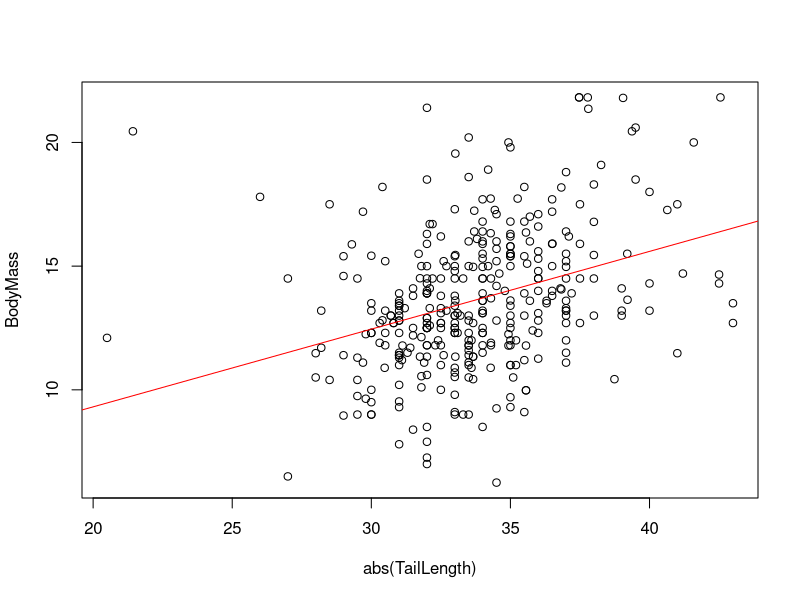

R code for this plot:
setwd("~/Desktop/Evolution/Tasks/Project")
Data <- read.csv("DataSet.csv")
Data2 <- read.csv("DataSet2.csv")
Data
Data2
Male <- which(Data[,3] == 'M')
Female <- which(Data[,3] == 'F')
Region <- (Data[,6])
TailLength <- (Data[,9])
BodyMass <- (Data[,7])
plot(abs(TailLength), BodyMass)
Mod <- lm(BodyMass ~ abs(TailLength))
abline(Mod, col="red")



citation()
Southeast <- which(Data[,6] == 'Southeast')
Southeast
West <- which(Data[,6] == 'West')
West
Northeast <- which(Data[,6] == 'Northeast')
Northeast